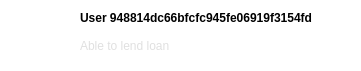
                              <widget class="QWidget" name="Scroll5" native="true">
                               <property name="minimumSize">
                                <size>
                                 <width>361</width>
                                 <height>71</height>
                                </size>
                               </property>
                               <property name="maximumSize">
                                <size>
                                 <width>361</width>
                                 <height>71</height>
                                </size>
                               </property>
                               <property name="font">
                                <font>
                                 <family>Tahoma</family>
                                </font>
                               </property>
                               <property name="styleSheet">
                                <string notr="true">background-color: rgb(255, 255, 255);
border-radius:28px</string>
                               </property>
                               <layout class="QHBoxLayout" name="horizontalLayout_23">
                                <property name="spacing">
                                 <number>4</number>
                                </property>
                                <property name="leftMargin">
                                 <number>12</number>
                                </property>
                                <property name="topMargin">
                                 <number>4</number>
                                </property>
                                <property name="rightMargin">
                                 <number>12</number>
                                </property>
                                <property name="bottomMargin">
                                 <number>4</number>
                                </property>
                                <item>
                                 <widget class="QWidget" name="Scroll5Pic" native="true">
                                  <property name="minimumSize">
                                   <size>
                                    <width>64</width>
                                    <height>64</height>
                                   </size>
                                  </property>
                                  <property name="maximumSize">
                                   <size>
                                    <width>64</width>
                                    <height>64</height>
                                   </size>
                                  </property>
                                  <property name="font">
                                   <font>
                                    <family>Tahoma</family>
                                   </font>
                                  </property>
                                  <property name="styleSheet">
                                   <string notr="true">image: url(:/buttom/img/buttom/开心_emotion-happy.svg);
border:3px solid rgb(255, 255, 255);

border-radius:32px</string>
                                  </property>
                                 </widget>
                                </item>
                                <item>
                                 <layout class="QVBoxLayout" name="Scroll5Layout">
                                  <property name="spacing">
                                   <number>0</number>
                                  </property>
                                  <property name="topMargin">
                                   <number>4</number>
                                  </property>
                                  <property name="rightMargin">
                                   <number>12</number>
                                  </property>
                                  <item>
                                   <layout class="QHBoxLayout" name="Scroll5ID">
                                    <property name="spacing">
                                     <number>12</number>
                                    </property>
                                    <property name="bottomMargin">
                                     <number>12</number>
                                    </property>
                                    <item>
                                     <layout class="QVBoxLayout" name="Scroll5ID_2">
                                      <property name="spacing">
                                       <number>8</number>
                                      </property>
                                      <item>
                                       <widget class="QLabel" name="Scroll5ID_3">
                                        <property name="font">
                                         <font>
                                          <family>Tahoma</family>
                                          <weight>75</weight>
                                          <bold>true</bold>
                                         </font>
                                        </property>
                                        <property name="text">
                                         <string>User 948814dc66bfcfc945fe06919f3154fd</string>
                                        </property>
                                       </widget>
                                      </item>
                                      <item>
                                       <widget class="QLabel" name="Scroll5ID_4">
                                        <property name="font">
                                         <font>
                                          <family>Tahoma</family>
                                         </font>
                                        </property>
                                        <property name="styleSheet">
                                         <string notr="true">color: rgb(224, 224, 224);</string>
                                        </property>
                                        <property name="text">
                                         <string>Able to lend loan</string>
                                        </property>
                                       </widget>
                                      </item>
                                     </layout>
                                    </item>
                                   </layout>
                                  </item>
                                 </layout>
                                </item>
                               </layout>
                              </widget>
